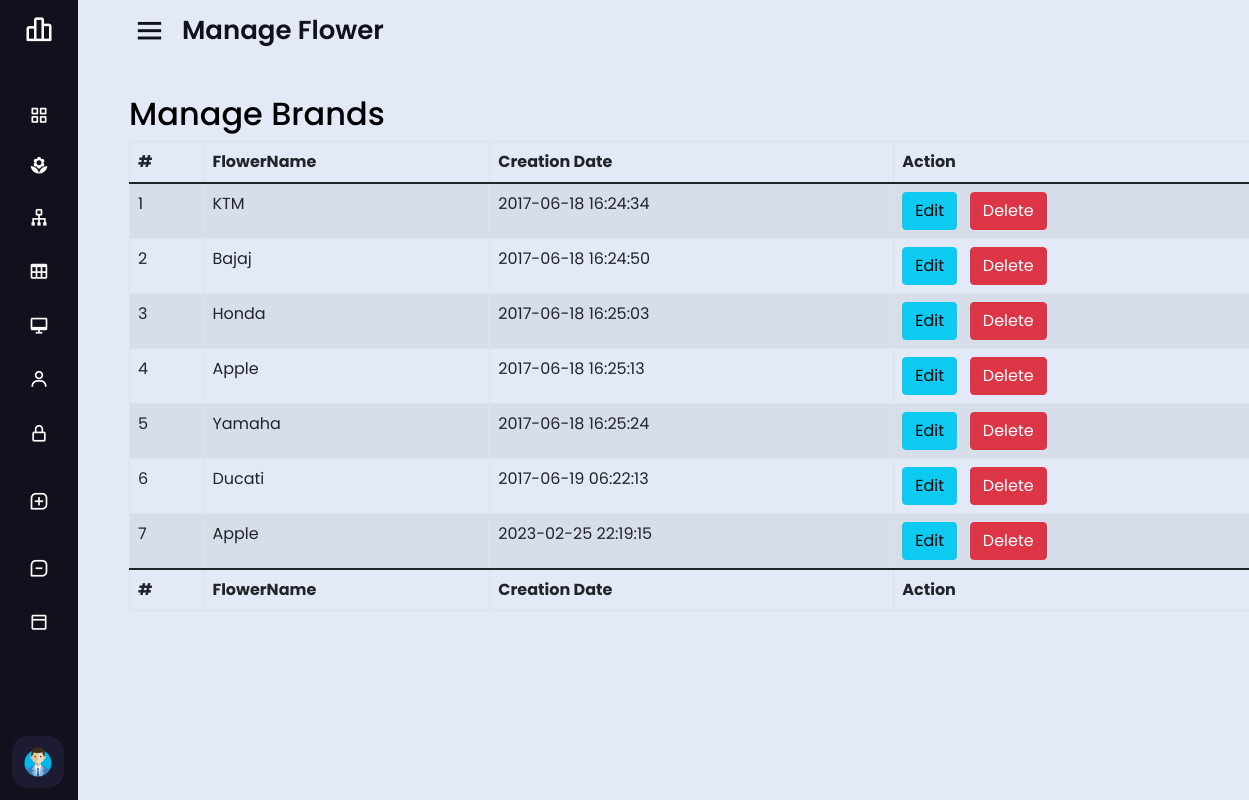
The page /admin/manage-brands.php (signed in) on the database its author committed.
### tables this page shows
CREATE TABLE `tblbrands` (
  `id` int NOT NULL,
  `BrandName` varchar(120) NOT NULL,
  `CreationDate` timestamp NULL DEFAULT CURRENT_TIMESTAMP,
  `UpdationDate` timestamp NULL DEFAULT NULL ON UPDATE CURRENT_TIMESTAMP
);

### admin/manage-brands.php (the view, shortened to what this page needs)
<?php
include('includes/config.php');
if(strlen($_SESSION['alogin'])==0)
	{
header('location:index.php');
}
else{
 ?>
<!doctype html>
<html>
<head>
<link href='https://unpkg.com/boxicons@2.0.7/css/boxicons.min.css' rel='stylesheet'>
<link rel="stylesheet" href="css/font-awesome.min.css">
<link href="https://cdn.jsdelivr.net/npm/bootstrap@5.1.3/dist/css/bootstrap.min.css" rel="stylesheet">
    <link rel="stylesheet" href="css/brand.css">
    <link rel="stylesheet" href="css/header.css">
</head>
<body>
    <?php include('includes/leftbar.php'); ?>
    <section class="home-section">
        <div class="home-content">
            <i class="bx bx-menu" ></i>
            <span class="text">Manage Flower</span>
        </div>
        <div class="ts-main-content">
            <div class="content-wrapper">
                <div class="container-fluid">
                    <div class="row">
                        <div class="col-md-12">
                                <h2 class="page-title">Manage Brands</h2>
                                <div class="panel-default">
							<div class="panel-body">
								<table id="zctb"  class="display table table-striped table-bordered table-hover" cellspacing="0" width="100%">
                                                <thead>
                                                    <tr>
                                                    <th>#</th>
                                                        <th>FlowerName</th>
                                                        <th>Creation Date</th>
                                                        <th>Action</th>
                                                    </tr>
                                                </thead>
                                                <tfoot>
                                                    <tr>
                                                    <th>#</th>
                                                        <th>FlowerName</th>
                                                        <th>Creation Date</th>
                                                        <th>Action</th>
										            </tr>
									            </tfoot>
									            <tbody>
                                                <?php $sql = "SELECT * from  tblbrands ";
                                                $query = $dbh -> prepare($sql);
                                                $query->execute();
                                                $results=$query->fetchAll(PDO::FETCH_OBJ);
                                                $cnt=1;
                                                if($query->rowCount() > 0)
                                                {
                                                foreach($results as $result)
                                                {?>
                                                <tr>
                                                    <td><?php echo htmlentities($cnt);?></td>
                                                    <td><?php echo htmlentities($result->BrandName);?></td>
                                                    <td><?php echo htmlentities($result->CreationDate);?></td>
                                                    <td><a href="edit-brand.php?id=<?= $result->id ?>" class="btn btn-info">Edit</a>&nbsp;&nbsp;
                                                    <a onclick="return confirm('Do you want to delete?')" href="manage-brands.php?del=<?= $result->id ?>" class='btn btn-danger'>Delete</a>										        </tr>
										        <?php $cnt=$cnt+1; }} ?>
									            </tbody>
                                            </table>
                                        </div>
                        </div>
                    </div>
                </div>
            </div>
        </div>
    </section>
</body>
</html>
<?php } ?>

### admin/includes/leftbar.php (shortened to what this page needs)
<div class="sidebar close">
    <div class="logo-details">
    <a href="dashboard.php"><i class="bx bx-bar-chart-alt-2"></i></a>
</div>
<ul class="nav-links">
    <li>
    <a href="dashboard.php">
        <a href="dashboard.php"><i class="bx bx-grid-alt" ></i>
    </a>
    </li>
    <li>
    <div class="iocn-link">
        <a href="#">
        <i class="bx bxs-florist"></i>
        </a>
    </div>
    </li>
    <li>
    <div class="iocn-link">
        <a href="#">
        <i class="bx bx-sitemap" ></i>
        </a>
    </div>
    </li>
    <li>
    <a href="manage-orders.php">
        <i class="bx bx-table" ></i>
    </a>
    </li>
    <li>
    <a href="contactus.php">
        <i class="bx bx-desktop"></i>
    </a>
    </li>
    <li>
    <a href="regusers.php">
        <i class="bx bx-user"></i>
    </a>
    </li>
    <li>
        <a href="password-update">
            <a href="password-update.php"><i class="bx bx-lock-alt"></i>
        </a>
        </li>
        <li>
        <a href="password-update">
            <a href="new-employee.php"><i class="bx bx-message-square-add"></i>
        </a>
        </li>
        <li>
        <a href="deleted-user">
            <a href="deleted-user.php"><i class="bx bx-message-square-minus"></i>
        </a>
        </li>
         <li>
        <a href="Brand Website">
            <a href="/index.php"><i class="bx bx-dock-top"></i>
        </a>
        </li>
    <li>
<div class="profile-details">
    <div class="profile-content">
    <img src="img/avatar.png" alt="profileImg">
    </div>
</li>
</ul>
</div>

### admin/css/brand.css (style rules this page uses)
* { margin: 0; padding: 0; box-sizing: border-box; font-family: 'Poppins', sans-serif; }
html, body, .wrapper { height: 100%; }
body { place-items: center; margin: 0; padding: 0 24px; background-size: 2000px 1000px; background-position: -500px 0; color: #f9f9f9; font-family: "Euclid Circular A"; animation: gradient 10s infinite alternate linear; }
@media (width >=500px) { body { padding: 0; } }
:root { --panel-color: rgba(0, 0, 0, 0.135); --panel-border-width: 0.1em; --panel-padding: 0.75em; }
.ts-main-content .content-wrapper { padding-top: 15px; margin-top: 20px; }
.col-md-12 .page-title { color: #000000; }

### admin/css/header.css (style rules this page uses)
body { background: #E4E9F7; }
.sidebar { position: fixed; top: 0; left: 0; height: 100%; width: 260px; background: #11101d; z-index: 100; transition: all 0.5s ease; }
.sidebar.close { width: 78px; }
.sidebar .logo-details { height: 60px; width: 100%; display: flex; align-items: center; }
.sidebar .logo-details i { font-size: 30px; color: #fff; height: 50px; min-width: 78px; text-align: center; line-height: 50px; }
.sidebar .nav-links { height: 100%; padding: 30px 0 150px 0; overflow: auto; }
.sidebar.close .nav-links { overflow: visible; }
.sidebar .nav-links li { position: relative; list-style: none; transition: all 0.4s ease; }
.sidebar .nav-links li .iocn-link { display: flex; align-items: center; justify-content: space-between; }
.sidebar.close .nav-links li .iocn-link { display: block }
.sidebar .nav-links li i { height: 50px; min-width: 78px; text-align: center; line-height: 50px; color: #fff; font-size: 20px; cursor: pointer; transition: all 0.3s ease; }
.sidebar .nav-links li a { display: flex; align-items: center; text-decoration: none; }
.sidebar .profile-details { position: fixed; bottom: 0; width: 260px; display: flex; align-items: center; justify-content: space-between; background: #1d1b31; padding: 12px 0; transition: all 0.5s ease; }
.sidebar.close .profile-details { background: none; }
.sidebar.close .profile-details { width: 78px; }
.sidebar .profile-details .profile-content { display: flex; align-items: center; }
.sidebar .profile-details img { height: 52px; width: 52px; object-fit: cover; border-radius: 16px; margin: 0 14px 0 12px; background: #1d1b31; transition: all 0.5s ease; }
.sidebar.close .profile-details img { padding: 10px; }
.home-section { position: relative; background: #E4E9F7; height: 100vh; left: 250px; width: calc(100% - 260px); transition: all 0.5s ease; }
.sidebar.close ~ .home-section { left: 78px; width: calc(100% - 78px); }
.home-section .home-content { height: 60px; display: flex; align-items: center; }
.home-section .home-content .bx-menu, .home-section .home-content .text { color: #11101d; font-size: 35px; }
.home-section .home-content .bx-menu { margin: 0 15px; cursor: pointer; }
.home-section .home-content .text { font-size: 26px; font-weight: 600; }

### rows shown on the page
tblbrands: BrandName "KTM", CreationDate "2017-06-18 16:24:34"
tblbrands: BrandName "Bajaj", CreationDate "2017-06-18 16:24:50"
tblbrands: BrandName "Honda", CreationDate "2017-06-18 16:25:03"
tblbrands: BrandName "Apple", CreationDate "2017-06-18 16:25:13"
tblbrands: BrandName "Yamaha", CreationDate "2017-06-18 16:25:24"
tblbrands: BrandName "Ducati", CreationDate "2017-06-19 06:22:13"
tblbrands: BrandName "Apple", CreationDate "2023-02-25 22:19:15"
